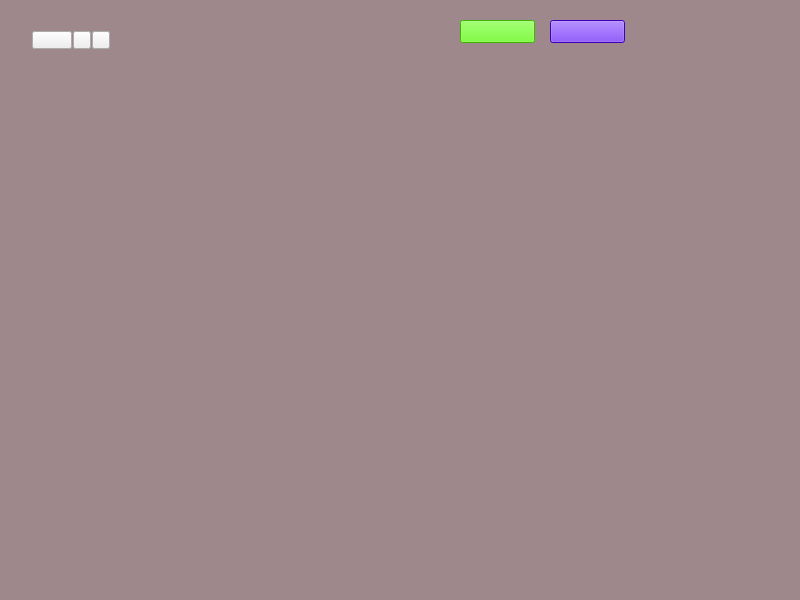
<?xml version="1.0" encoding="UTF-8"?>
<ui version="4.0">
 <class>DemoPainter1Wid</class>
 <widget class="QWidget" name="DemoPainter1Wid">
  <property name="geometry">
   <rect>
    <x>0</x>
    <y>0</y>
    <width>800</width>
    <height>600</height>
   </rect>
  </property>
  <property name="windowTitle">
   <string>DemoPainter1</string>
  </property>
  <property name="styleSheet">
   <string notr="true">QWidget#DemoPainter1Wid
{
	background-color: rgb(158, 136, 140);
}
QPushButton#FourStateBtn
{
	border-image: url(:/DemoPainter1/Resources/FourStateBtn_N.png);
}
QPushButton#FourStateBtn:hover
{
	border-image: url(:/DemoPainter1/Resources/FourStateBtn_H.png);
}
QPushButton#FourStateBtn:pressed
{
	border-image: url(:/DemoPainter1/Resources/FourStateBtn_P.png);
}
QPushButton#FourStateBtn:disabled
{
	border-image: url(:/DemoPainter1/Resources/FourStateBtn_D.png);
}

QPushButton#LockedBtn
{
	border-image: url(:/DemoPainter1/Resources/LockedBtn_N.png);
}
QPushButton#LockedBtn:hover
{
	border-image: url(:/DemoPainter1/Resources/LockedBtn_H.png);
}
QPushButton#LockedBtn:pressed
{
	border-image: url(:/DemoPainter1/Resources/LockedBtn_P.png);
}

QPushButton#UnlockedBtn
{
	border-image: url(:/DemoPainter1/Resources/UnlockedBtn_N.png);
}
QPushButton#UnlockedBtn:hover
{
	border-image: url(:/DemoPainter1/Resources/UnlockedBtn_H.png);
}
QPushButton#UnlockedBtn:pressed
{
	border-image: url(:/DemoPainter1/Resources/UnlockedBtn_P.png);
}

QPushButton#greenBtn
{
	background-color: rgb(85, 255, 0);
}
QPushButton#blueBtn
{	
	background-color: rgb(85, 0, 255);
}</string>
  </property>
  <widget class="CunstomWid" name="LineWid" native="true">
   <property name="geometry">
    <rect>
     <x>20</x>
     <y>70</y>
     <width>761</width>
     <height>511</height>
    </rect>
   </property>
  </widget>
  <widget class="QWidget" name="layoutWidget">
   <property name="geometry">
    <rect>
     <x>20</x>
     <y>20</y>
     <width>102</width>
     <height>20</height>
    </rect>
   </property>
   <layout class="QHBoxLayout" name="HLayout1">
    <property name="spacing">
     <number>0</number>
    </property>
    <property name="sizeConstraint">
     <enum>QLayout::SetMinimumSize</enum>
    </property>
    <item>
     <widget class="QPushButton" name="FourStateBtn">
      <property name="minimumSize">
       <size>
        <width>40</width>
        <height>18</height>
       </size>
      </property>
      <property name="maximumSize">
       <size>
        <width>40</width>
        <height>18</height>
       </size>
      </property>
      <property name="text">
       <string/>
      </property>
     </widget>
    </item>
    <item>
     <widget class="QPushButton" name="LockedBtn">
      <property name="sizePolicy">
       <sizepolicy hsizetype="Fixed" vsizetype="Fixed">
        <horstretch>0</horstretch>
        <verstretch>0</verstretch>
       </sizepolicy>
      </property>
      <property name="minimumSize">
       <size>
        <width>18</width>
        <height>18</height>
       </size>
      </property>
      <property name="maximumSize">
       <size>
        <width>18</width>
        <height>18</height>
       </size>
      </property>
      <property name="text">
       <string/>
      </property>
     </widget>
    </item>
    <item>
     <widget class="QPushButton" name="UnlockedBtn">
      <property name="sizePolicy">
       <sizepolicy hsizetype="Fixed" vsizetype="Fixed">
        <horstretch>0</horstretch>
        <verstretch>0</verstretch>
       </sizepolicy>
      </property>
      <property name="minimumSize">
       <size>
        <width>18</width>
        <height>18</height>
       </size>
      </property>
      <property name="maximumSize">
       <size>
        <width>18</width>
        <height>18</height>
       </size>
      </property>
      <property name="text">
       <string/>
      </property>
     </widget>
    </item>
   </layout>
  </widget>
  <widget class="QPushButton" name="greenBtn">
   <property name="geometry">
    <rect>
     <x>460</x>
     <y>20</y>
     <width>75</width>
     <height>23</height>
    </rect>
   </property>
   <property name="text">
    <string/>
   </property>
  </widget>
  <widget class="QPushButton" name="blueBtn">
   <property name="geometry">
    <rect>
     <x>550</x>
     <y>20</y>
     <width>75</width>
     <height>23</height>
    </rect>
   </property>
   <property name="text">
    <string/>
   </property>
  </widget>
 </widget>
 <layoutdefault spacing="6" margin="11"/>
 <customwidgets>
  <customwidget>
   <class>CunstomWid</class>
   <extends>QWidget</extends>
   <header>cunstomwid.h</header>
   <container>1</container>
  </customwidget>
 </customwidgets>
 <resources>
  <include location="DemoPainter1.qrc"/>
 </resources>
 <connections/>
</ui>
